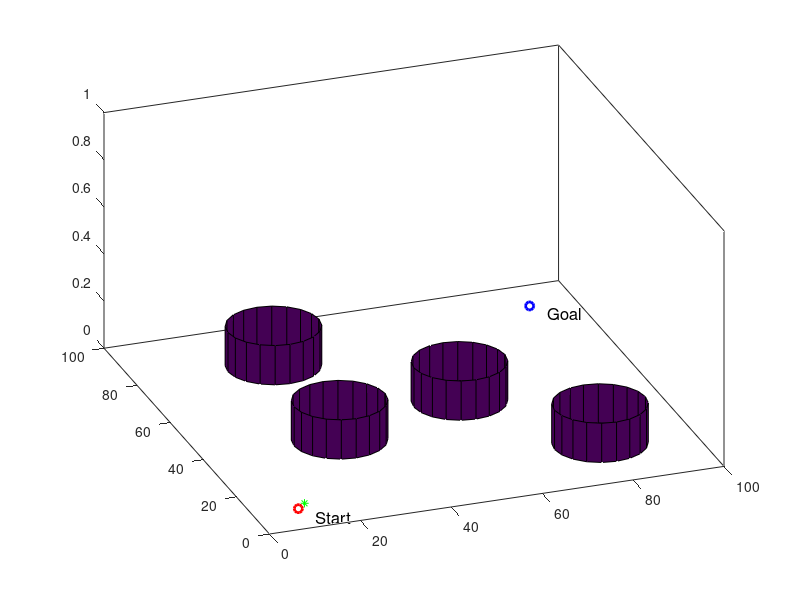

Reproduce this figure in MATLAB. (Note: this script raises an error after producing the figure.)
function pathplanning()
%
% This program demonstrates a simple 
% path-planning approach based on 
% minimizing a cost function. 
%

% Particle's initial position
particle(1).StartPosition = [ 10 10 ]';

% Particle's current position
particle(1).CurrentPosition = particle(1).StartPosition;

% This is the goal position.  
particle(1).GoalPosition = [ 90 90 ]';

% (x,y) coordinates of the centroid of obstacles 
o(1).location=[ 30 40 ]';
o(1).R=25;
o(2).location=[ 60 50 ]';
o(2).R=25;
o(3).location=[ 30 80 ]';
o(3).R=25;
o(4).location=[ 80 20 ]';
o(4).R=25;
%display(size(o,2));

% Advancement step for gradient descent
lambda = 3;

% We will store the calculated path locations 
% in this array so we can plot them. 
X = [];

% Termination condition
GoalReached = false;

% Plot initial location of particles
s = particle(1).StartPosition;
g = particle(1).GoalPosition;
figure, 
plot( s(1), s(2),'ro', 'LineWidth', 2 )        % starting point
text( s(1)+2, s(2)-5, 'Start', 'FontSize', 12 );
hold on;


plot( g(1), g(2),'bo', 'LineWidth', 2 )    % goal point
text( g(1)+2, g(2)-5, 'Goal', 'FontSize', 12 );
axis([0 100 0 100 0 100]);
view([-20,40]);
%axis square;
set(gcf, 'Color', 'w' );


% Drawing Obstacles (filled circles).
filledCylinder(30,40,10);
filledCylinder(60,50,10);
filledCylinder(30,80,10);
filledCylinder(80,20,10);

% Initialize variables for locations
x = particle(1).StartPosition;
g = particle(1).GoalPosition;

% This loop calculates the new position of the particle.  
% It repeats until goal is reached 
n=1;
while ~GoalReached    
    
    % Calculate next step using gradient descent 
    x = x - lambda * Grad( x, g, o );

    % Store location. Concatenate the previous result with current's.
    X = [ X x ]; 
    
    % Plot particle at new location 
    hold on;
    plot( x(1), x(2), 'g*' )   % trajectory points
    axis([0 100 0 100 0 1]);
    
    frame=getframe;
    im = frame2im(frame);
    [imind,cm] = rgb2ind(im,256);
    if n==1
         imwrite(imind,cm,'pathplanning.gif','gif', 'Loopcount',inf);
         n=2;
    else
         imwrite(imind,cm,'pathplanning.gif','gif','WriteMode','append');
    end
    
    
    % Pause for a moment so we can see the motion
    pause( .1 );               
    
    % Check if goal has been reached, i.e., distance 
    % between current and goal locations is less than a 
    % pre-defined threshold. 
    if ( norm( x - g ) <= 3 ) 
        GoalReached = true;
    end
    
end 
    


% Gradient vector (2-D direction) of cost function at current position
function G = Grad( p, g, o) 

% p:  2x1 vector with the current position 
% g:  2x1 vector with goal position


% Calculate the cost of moving to locations of a 4-size neighborhood
%
%            ^ 
%            |
%            y1
%            |
%  -- x2 --- p --- x1 --> 
%            |
%            y2
%            |
%
y1 = p + [  0;  1 ];
y2 = p + [  0; -1 ]; 

x1 = p + [  1;  0 ]; 
x2 = p + [ -1;  0 ];

% Calculate the components of the gradient vector
cx = Cpathplan( x1, g, o ) - Cpathplan( x2, g, o ); 
cy = Cpathplan( y1, g, o ) - Cpathplan( y2, g, o ); 

% Resultant vector formed by cost's x and y components
r = [ cx; cy ]; 

% Calculate the direction vector, i.e., direction of the gradient vector
G = r / norm( r ); 



function c = Cpathplan( p, g, o )
% Cost function for path planning calculated at position s with respect to
% goal g and obstacle o
%
% p:             2x1 vector with the current position 
% g:             2x1 vector with goal position
% o(i).location: 2x1 vector with obstacle position 
% o(i).R:        Radius of the obstacle 

% Value of log10E
logE = 2.718281828;

% Goal cost (Euclidean distance squared) 
c( 1 ) = norm(p-g);

% Collision cost 
field=0;

for i=1:size(o,2)
%     display(i);
%     display ( o(i).location(1));
%     display(o(i).location(2)); 
    dist = sqrt( (p(1)-o(i).location(1))^2 + (p(2)-o(i).location(2))^2 );
    %display(dist);
    if 0 < dist && dist <= o(i).R
        field_temp = logE ^ (log( o(i).R / dist )* logE);
    else
        field_temp=0;
    end
    field = field + field_temp;
end
%display(field);
c( 2 ) = field;             % TODO (Equation 3.2 of Breen's paper)

% Total cost 
c = c(1) + c(2); 

return 


function h = filledCylinder(x,y,r)
% Drawing filled cylinder in figure.
    hold on
    [X,Y,Z] = cylinder(r);
    Z=Z/6;
    surf(X+x,Y+y,Z)
    hold off
return